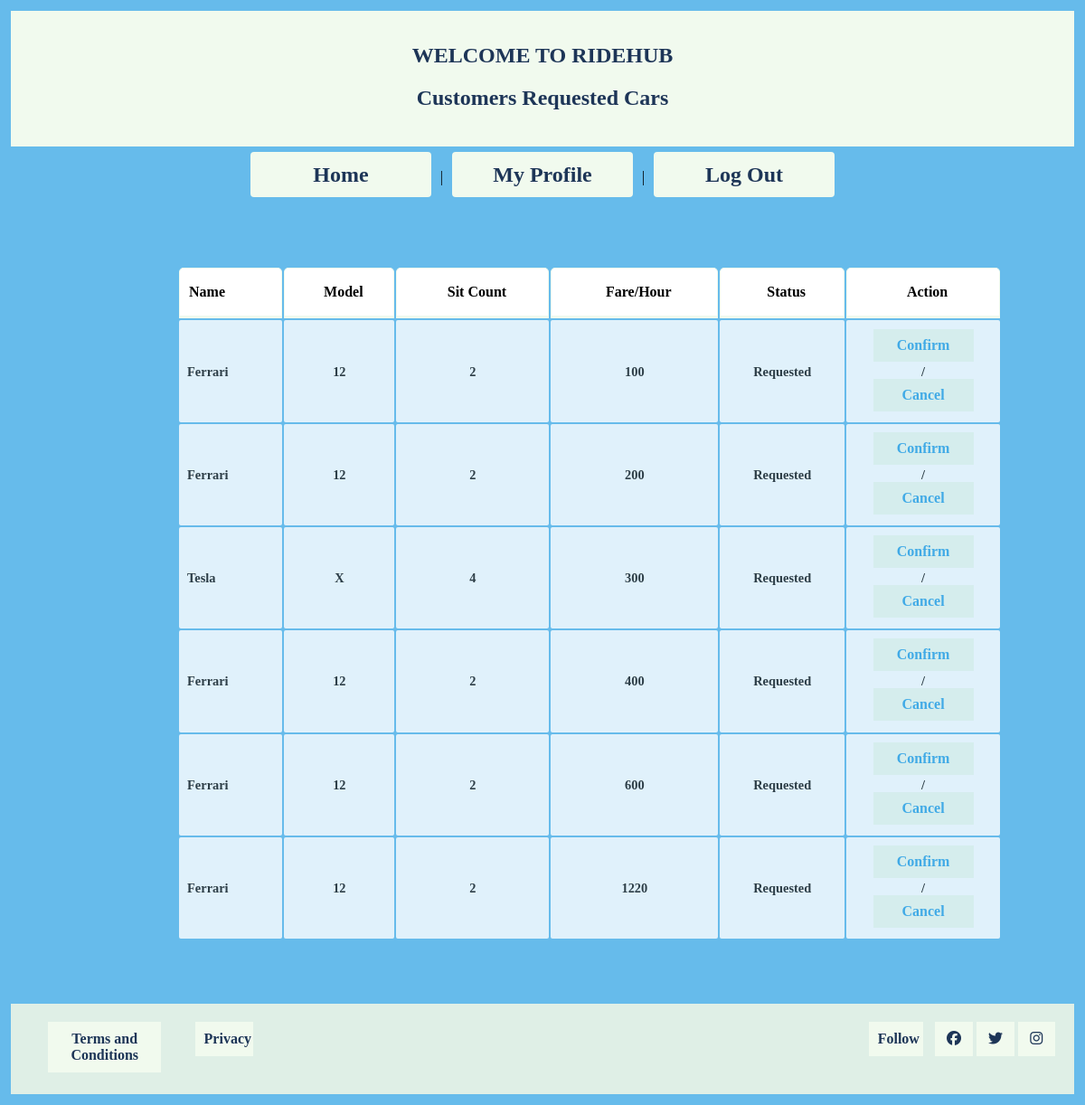
Screenshot of /view/RequestedCarVendor.php (signed in) with the database file from the repository.
### tables this page shows
CREATE TABLE `requested_car` (
  `id` int(30) NOT NULL,
  `carname` text DEFAULT NULL,
  `carmodel` text DEFAULT NULL,
  `sitcount` int(20) DEFAULT NULL,
  `status` varchar(128) DEFAULT NULL,
  `fareperh` int(20) NOT NULL
);

### View/RequestedCarVendor.php (the view, shortened to what this page needs)
<!DOCTYPE html>
<html lang="en">
<head>
    <link rel="stylesheet" type="text/css" href="../css/mycss.css">
</head>
<body>
    <div class="header">
        <h1>Welcome To RideHub</h1>
        <h2>Customers Requested Cars</h2>
    </div>
    <nav>
        <a href="VendorHome.php">Home</a> |
        <a href="VendorProfile.php">My Profile</a> |
        <a href="logout.php">Log Out</a>
    </nav>
    <section class="pad-70">
        <div class="container">
            <?php
            include('../model/db.php');
            $connection = new db();
            $conobj = $connection->OpenCon();
            $userQuery = $connection->Show($conobj, "requested_car");
            if ($userQuery->num_rows > 0) {
                echo "<table><tr><th>Name</th><th>Model</th><th>Sit Count</th><th>Fare/Hour</th><th>Status</th><th>Action</th></tr>";
                while ($row = $userQuery->fetch_assoc()) {
                    echo "<tr><td>";
                    echo (htmlentities($row['carname']));
                    echo ("</td><td>");
                    echo (htmlentities($row['carmodel']));
                    echo ("</td><td>");
                    echo (htmlentities($row['sitcount']));
                    echo ("</td><td>");
                    echo (htmlentities($row['fareperh']));
                    echo ("</td><td>");
                    echo (htmlentities($row['status']));
                    echo ("</td><td>");
                    echo ('<a href="Home.php">Confirm</a> / ');
                    echo ('<a href="Home.php">Cancel</a> ');
                    echo ("</td></tr>\n");
                }
                echo "</table>";
            } else {
                echo "0 results";
            }
            ?>
        </div>
    </section>
    <footer>
        <div class="container footer-wrap">
            <div class="footer-left">
                <ul class="footer-menu">
                    <li><a href="">Terms and Conditions</a></li>
                    <li><a href="">Privacy</a></li>
                </ul>
            </div>
            <div class="footer-right">
                <ul class="footer-menu">
                    <li><a href="">Follow</a></li>
                    <li><a href=""><i class="fab fa-facebook"></i></a></li>
                    <li><a href=""><i class="fab fa-twitter"></i></a></li>
                    <li><a href=""><i class="fab fa-instagram"></i></a></li>
                </ul>
            </div>
        </div>
    </footer>
</body>
</html>

### model/db.php (shortened to what this page needs)
<!DOCTYPE html>
<html lang="en">
<head>
</head>
<body>
    <?php
    class db
    {
        function Show($conn, $table)
        {
            $result = $conn->query("SELECT * FROM $table ");
            return $result;
        }
    }
    ?>
</body>
</html>

### css/mycss.css (style rules this page uses)
body { margin: 1%; background-color: #39a7e6c4; text-align: center; }
h1 { text-align: center; color:#1d3557; font-size: 150%; text-align: center; text-transform: uppercase; font-family: "Times New Roman", Times, serif; }
h2 { text-align: center; color:#1d3557; font-size: 150%; font-family: "Times New Roman", Times, serif; }
nav { text-align: center; }
nav a { display: inline-block; text-decoration: none; font-size: 150%; background-color: #f1faee; color: #1d3557; width: 15%; padding: 1%; border-radius: 4px; margin: 6px; }
section { margin: 0 auto; }
.container { width: 1140px; margin: 0 auto; }
.header { background-color: #f1faee; padding: 20px; text-align: center; }
.pad-70 { padding: 70px; }
table { width: 80%; margin: 0 auto; font-size: 100%; font-weight: bold; line-height: 100%; font-family: "Times New Roman", Times, serif; text-align: center; }
tr th { border: 1px solid #f1faee; border-bottom: 3px solid #f1faee; border-radius: 5px 5px 0 0; background: #ffffff; height: 50px; padding-left: 10px; background-color: #ffffff; }
tr td { opacity: 0.8; padding: 1%; background-color: #ffffff; color: #1f1f1f; -webkit-border-radius: 2px; -moz-border-radius: 2px; border-radius: 2px; font-size: 90%; }
tr td:first-child, table tr th:first-child { text-align: left; }
table a { width: 60%; font-size: medium; font-weight: bold; text-decoration: none; background-color: #f1faee; color: #39a7e6; }
a { display: block; background-color: #f1faee; color: #1d3557; text-align: center; padding: 10px 10px; text-decoration: none; margin: auto; margin-bottom: 2%; width: 15%; font-family: "Times New Roman", Times, serif; font-size: 15px; font-weight: 600; }
footer { background-color: #dfefe6; padding: 20px 0; }
.footer-menu { list-style-type: none; margin: 0; padding: 0; overflow: auto; }
.footer-menu li { float: left; margin-right: 10px; }
.footer-menu li a { width: 61%; font-size: medium; font-weight: bold; text-decoration: none; }
.footer-left { float: left; }
.footer-right { float: right; }
.footer-wrap { overflow: auto; }

### rows the page displays
requested_car: carname "Ferrari", carmodel "12", sitcount "2", fareperh "100", status "Requested"
requested_car: carname "Ferrari", carmodel "12", sitcount "2", fareperh "200", status "Requested"
requested_car: carname "Tesla", carmodel "X", sitcount "4", fareperh "300", status "Requested"
requested_car: carname "Ferrari", carmodel "12", sitcount "2", fareperh "400", status "Requested"
requested_car: carname "Ferrari", carmodel "12", sitcount "2", fareperh "600", status "Requested"
requested_car: carname "Ferrari", carmodel "12", sitcount "2", fareperh "1220", status "Requested"
